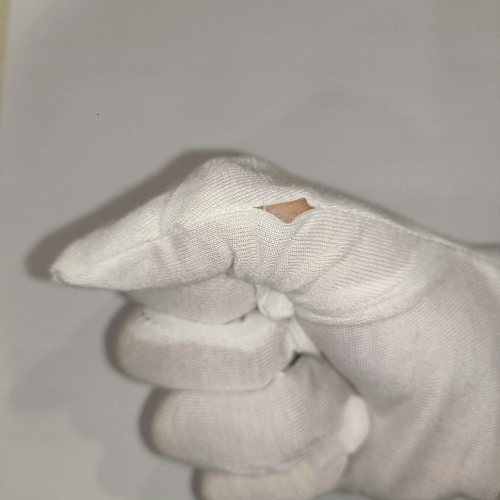
%> input picture cloth/dataset/open_seam/open_seam_1.jpg, 1000 x 1000 px (shown at 1/2 size)
$ octave --eval "result = medical_missing_finger_detection(imread('../../cloth/dataset/open_seam/open_seam_1.jpg'));"   (GNU Octave 9; MATLAB toolbox functions it lacks are replaced by stand-ins)
%> lines starting %> are read from the running program, lines starting %| are printed output that depends on the picture

function [medical_missing_finger, missing_fingers_value] = medical_missing_finger_detection(img)
% img = imread('..\dataset\missing_finger\missing_finger_8.jpeg');
Ihsv = rgb2hsv(img);
%> Ihsv: size 1000x1000x3 double; mean H, S, V 0.0963, 0.0706, 0.656

% Extract the hue, saturation, and value channels
hue = Ihsv(:, :, 1);
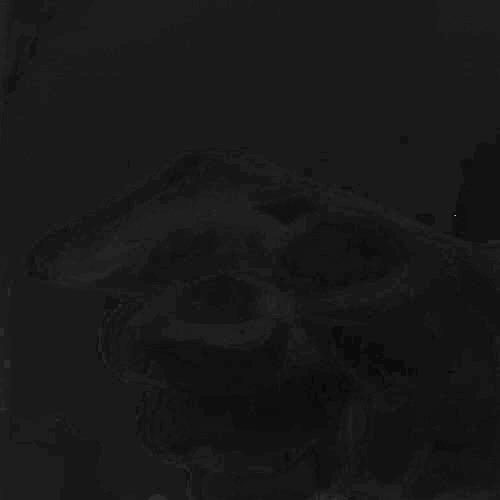
%> hue: size 1000x1000 double (shown at 1/2 size); min 0, max 0.981, mean 0.0963
saturation = Ihsv(:, :, 2);
value = Ihsv(:, :, 3);

% Create the blue mask
bluemask = hue >= 0.55 & hue <= 0.67 & saturation >=0.2 & value >=0.2;
%> bluemask: size 1000x1000 logical; every value is 0

% Convert the mask to an appropriate data type for blurring
numericMask = double(bluemask);
%> numericMask: size 1000x1000 double; every value is 0

% Apply Gaussian blurring to the mask to smoothen the edges
sigma = 5;
blurredMask = imgaussfilt(numericMask, sigma);

% Threshold the blurred mask to obtain a binary mask
threshold = 0.3;
binaryMask = blurredMask > threshold;

% Get the palm from binary mask.
open = strel('disk',50);
palm_img = imopen(binaryMask, open);

% Get only the fingers.
open = strel('disk', 4); % To remove noise or small useless pixels.
fingers = imopen(binaryMask - palm_img, open); % Get the fingers.
fingers = imbinarize(fingers);
sizeThreshold = 5000; % Accept size of fingers that are greater or equal to 5000 pixels (finger size)
finger = bwpropfilt(fingers, 'Area', [sizeThreshold Inf]);

% Perform connected component analysis on the finger mask to count the number of fingers
cc = bwconncomp(finger);
%> cc = 0 connected components
numFingers = cc.NumObjects;
%> numFingers = 0

% fprintf('Number of fingers: %d',fingernum);
if (numFingers ~= 5)
    disp('-> Finger not enough');
else
    disp('-> Not finger not enough');
end

% Display the finger mask and the number of fingers
% figure, imshow(finger), title(sprintf('Detected Fingers: %d', numFingers));

axes1 = findobj(0, 'tag', 'axes1');
axes(axes1);
imshow(finger);
medical_missing_finger= finger;

missing_fingers_value = 5- numFingers;
%> missing_fingers_value = 5
save('variables');

end

$ run again, on cloth/dataset/open_seam/open_seam_2.jpg
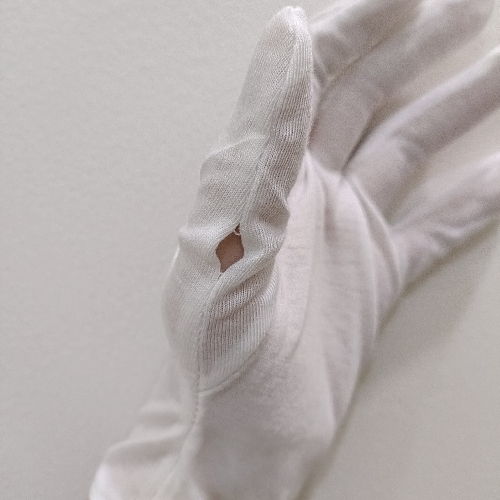
%> input picture cloth/dataset/open_seam/open_seam_2.jpg, 1000 x 1000 px (shown at 1/2 size)
%> Ihsv: size 1000x1000x3 double; mean H, S, V 0.21, 0.0488, 0.705
%> in medical_missing_finger_detection, `hue = Ihsv(:, :, 1);`:
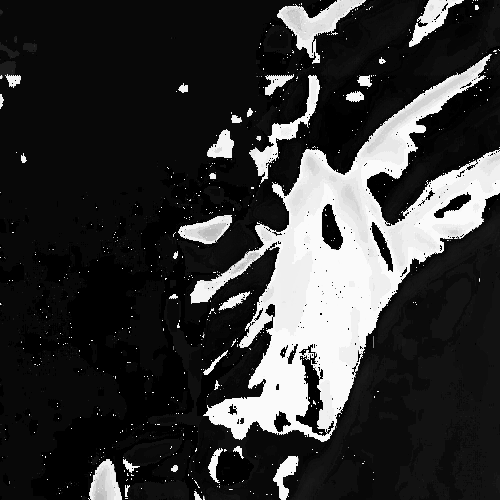
%> hue: size 1000x1000 double (shown at 1/2 size); min 0, max 0.99, mean 0.21
%> in medical_missing_finger_detection, `saturation = Ihsv(:, :, 2);`:
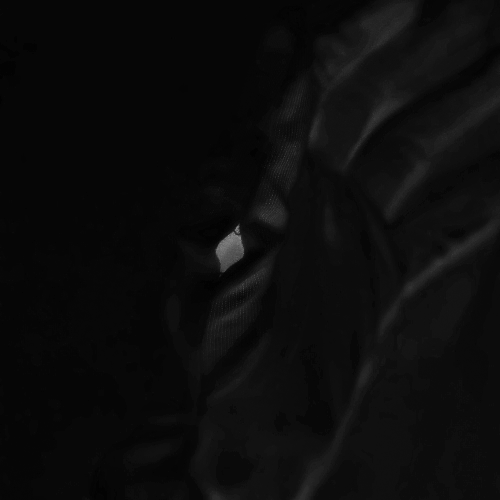
%> saturation: size 1000x1000 double (shown at 1/2 size); min 0, max 1, mean 0.0488
%> bluemask: size 1000x1000 logical; every value is 0
%> numericMask: size 1000x1000 double; every value is 0
%> cc = 0 connected components
%> numFingers = 0
%> missing_fingers_value = 5

$ run again, on cloth/dataset/open_seam/open_seam_3.jpg
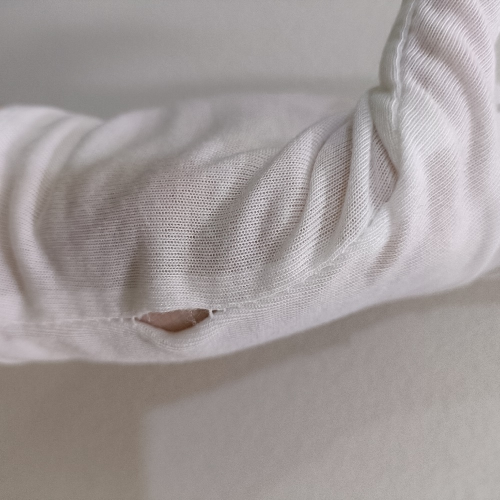
%> input picture cloth/dataset/open_seam/open_seam_3.jpg, 1000 x 1000 px (shown at 1/2 size)
%> Ihsv: size 1000x1000x3 double; mean H, S, V 0.399, 0.0615, 0.632
%> in medical_missing_finger_detection, `saturation = Ihsv(:, :, 2);`:
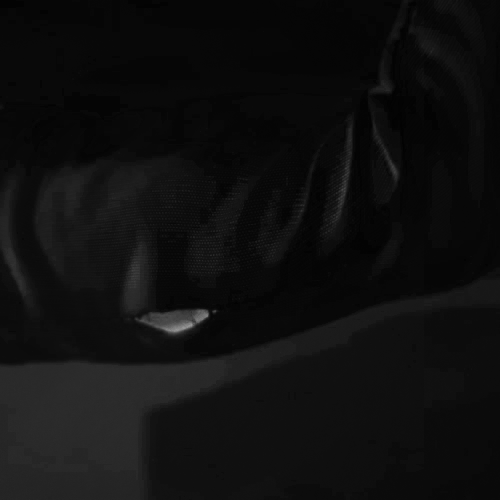
%> saturation: size 1000x1000 double (shown at 1/2 size); min 0.00885, max 0.705, mean 0.0615
%> in medical_missing_finger_detection, `value = Ihsv(:, :, 3);`:
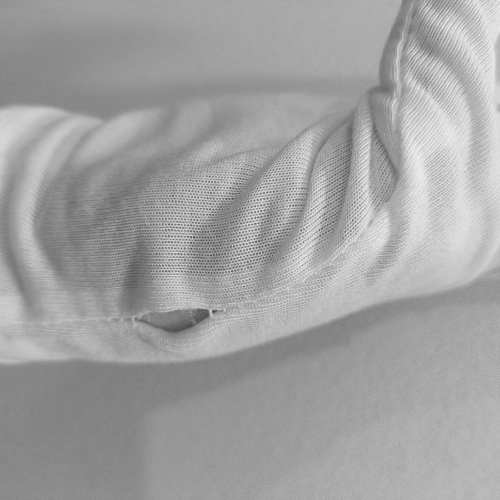
%> value: size 1000x1000 double (shown at 1/2 size); min 0.192, max 1, mean 0.632
%> bluemask: size 1000x1000 logical; every value is 0
%> numericMask: size 1000x1000 double; every value is 0
%> cc = 0 connected components
%> numFingers = 0
%> missing_fingers_value = 5

$ run again, on cloth/dataset/open_seam/open_seam_4.jpg
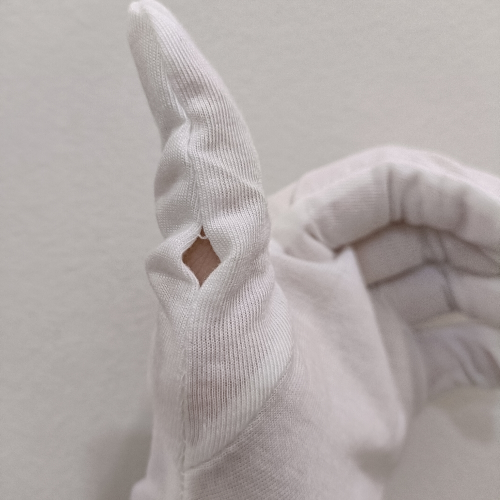
%> input picture cloth/dataset/open_seam/open_seam_4.jpg, 1000 x 1000 px (shown at 1/2 size)
%> Ihsv: size 1000x1000x3 double; mean H, S, V 0.24, 0.0557, 0.688
%> in medical_missing_finger_detection, `hue = Ihsv(:, :, 1);`:
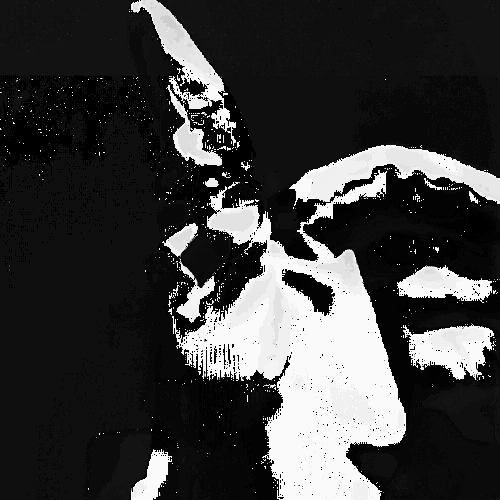
%> hue: size 1000x1000 double (shown at 1/2 size); min 0, max 0.99, mean 0.24
%> in medical_missing_finger_detection, `saturation = Ihsv(:, :, 2);`:
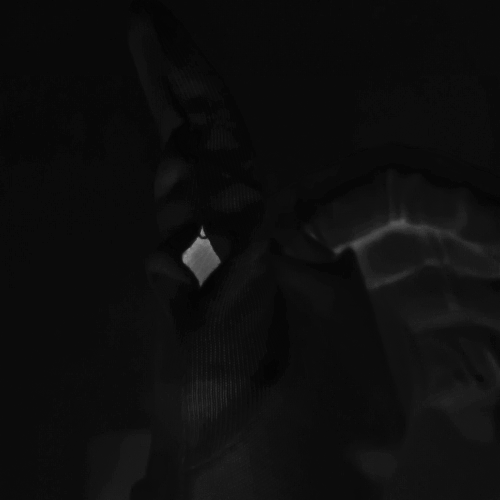
%> saturation: size 1000x1000 double (shown at 1/2 size); min 0.00922, max 0.644, mean 0.0557
%> bluemask: size 1000x1000 logical; every value is 0
%> numericMask: size 1000x1000 double; every value is 0
%> cc = 0 connected components
%> numFingers = 0
%> missing_fingers_value = 5
